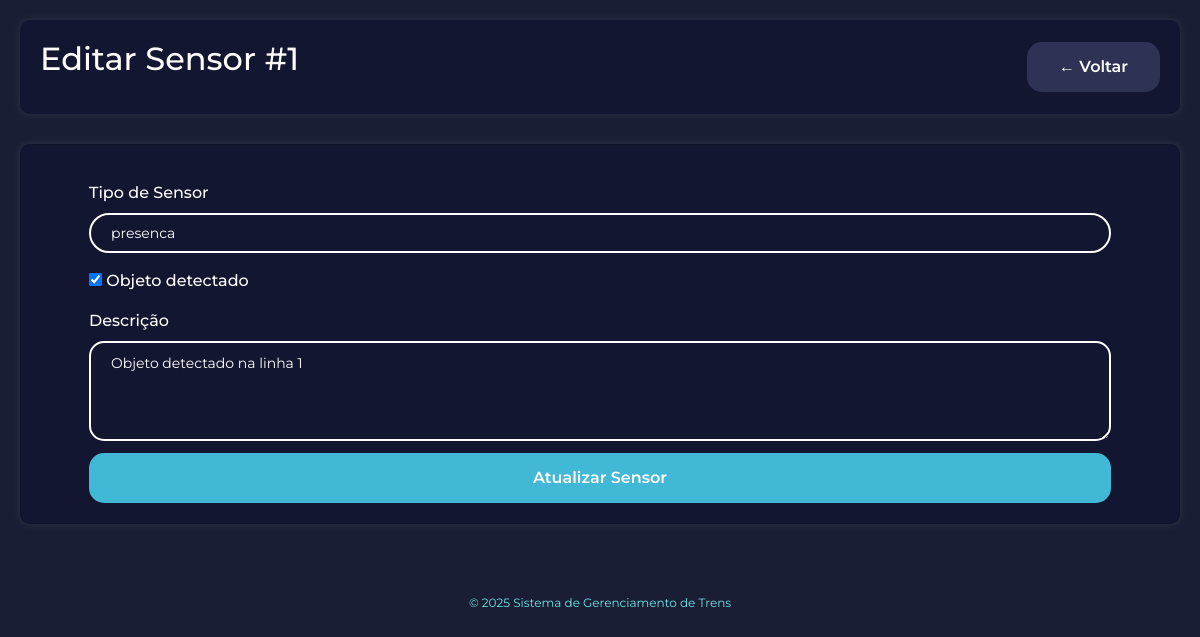
The page /sensores/editar.php?id=1 (signed in) on the database its author committed.
### tables this page shows
CREATE TABLE sensores (
    id_sensor INT NOT NULL AUTO_INCREMENT PRIMARY KEY,
    tipo_sensor ENUM('presenca', 'umidade_temperatura', 'iluminacao') NOT NULL,
    
     
     
    presenca_detectada TINYINT(1) DEFAULT NULL,
    
     
    temperatura DECIMAL(5,2) DEFAULT NULL,   
    umidade DECIMAL(5,2) DEFAULT NULL,       
    
     
    nivel_iluminacao INT DEFAULT NULL,       
    
     
    descricao VARCHAR(200) DEFAULT NULL,
    timestamp_leitura TIMESTAMP DEFAULT CURRENT_TIMESTAMP,
    
    INDEX idx_tipo (tipo_sensor),
    INDEX idx_timestamp (timestamp_leitura)
);

### config.php (called while the page is built, shortened)
<?php
function sanitizar($texto) {
    return htmlspecialchars($texto, ENT_QUOTES, 'UTF-8');
}
?>

### sensores/editar.php (the view, shortened to what this page needs)
<?php
require_once '../config.php';
$id = $_GET['id'] ?? 0;
try {
    $stmt = $pdo->prepare("SELECT * FROM sensores WHERE id_sensor = :id");
    $stmt->execute(['id' => $id]);
    $sensor = $stmt->fetch();
} catch(PDOException $e) {
    $erro = "Erro ao buscar sensor.";
}
?>
<!DOCTYPE html>
<html lang="pt-BR">
<head>
    <link href="https://cdn.jsdelivr.net/npm/bootstrap@5.3.8/dist/css/bootstrap.min.css" rel="stylesheet">
    <link rel="stylesheet" href="../css/estilo.css">
</head>
<body>
    <div class="container">
        <div class="header-dashboard">
            <h1>Editar Sensor #<?= $id ?></h1>
            <a href="listar.php" class="botao botao-secundario">← Voltar</a>
        </div>
        <div class="card">
            <form method="POST">
                <div class="campo-label">
                    <label>Tipo de Sensor</label>
                </div>
                <div class="campo-input">
                    <input type="text" value="<?= sanitizar($sensor['tipo_sensor']) ?>" disabled>
                </div>
                <?php if ($sensor['tipo_sensor'] == 'presenca'): ?>
                    <div class="campo-label">
                        <label>
                            <input type="checkbox" name="presenca_detectada" value="1"
                                   <?= $sensor['presenca_detectada'] ? 'checked' : '' ?>>
                            Objeto detectado
                        </label>
                    </div>
                <?php endif; ?>
                <div class="campo-label">
                    <label for="descricao">Descrição</label>
                </div>
                <div class="campo-input">
                    <textarea name="descricao" id="descricao"><?= sanitizar($sensor['descricao']) ?></textarea>
                </div>
                <br>
                <button type="submit" class="botao botao-primario botao-completo">
                    Atualizar Sensor
                </button>
            </form>
        </div>
        <div class="rodape">
            <p>© 2025 Sistema de Gerenciamento de Trens</p>
        </div>
    </div>
</body>
</html>

### css/estilo.css (style rules this page uses)
* { margin: 0; padding: 0; box-sizing: border-box; font-family: "Montserrat", sans-serif; }
body { background-color: #1a1e34; color: white; min-height: 100vh; }
.container { max-width: 1200px; margin: 0 auto; padding: 20px; }
h1 { color: white; font-size: 2rem; margin-bottom: 1rem; }
.campo-label { margin: 1rem 3rem 0.5rem 3rem; color: white; font-weight: 500; }
.campo-input { display: flex; height: 40px; margin: 0 3rem 1rem 3rem; }
.campo-input input, .campo-input select, .campo-input textarea { width: 100%; height: 100%; background-color: transparent; border: 2px solid white; border-radius: 25px; outline: none; color: white; padding: 5px 20px; font-size: 14px; }
.campo-input textarea { height: 100px; border-radius: 15px; padding: 10px 20px; resize: vertical; }
.campo-input input::placeholder, .campo-input textarea::placeholder { color: rgba(255, 255, 255, 0.5); }
.botao { padding: 0.8rem 2rem; border: none; border-radius: 15px; cursor: pointer; font-size: 16px; font-weight: 600; transition: all 0.3s; text-decoration: none; display: inline-block; }
.botao-primario { background-color: #41b8d5; color: white; }
.botao-secundario { background-color: #2e3356; color: white; }
.botao-completo { width: calc(100% - 6rem); margin: 2rem 3rem 0 3rem; }
.header-dashboard { background-color: #131630; border-radius: 10px; padding: 20px; margin-bottom: 30px; display: flex; justify-content: space-between; align-items: center; box-shadow: 0px 0px 10px rgba(255, 255, 255, 0.1); flex-wrap: wrap; gap: 15px; }
.card { background-color: #131630; border-radius: 10px; padding: 20px; box-shadow: 0px 0px 10px rgba(255, 255, 255, 0.1); }
.rodape { text-align: center; margin-top: 50px; padding: 20px; color: #6ce5e8; font-size: 12px; }

### rows shown on the page
sensores: tipo_sensor "presenca", presenca_detectada "☑", descricao "Objeto detectado na linha 1"

### other values the page prints
$id "1"
